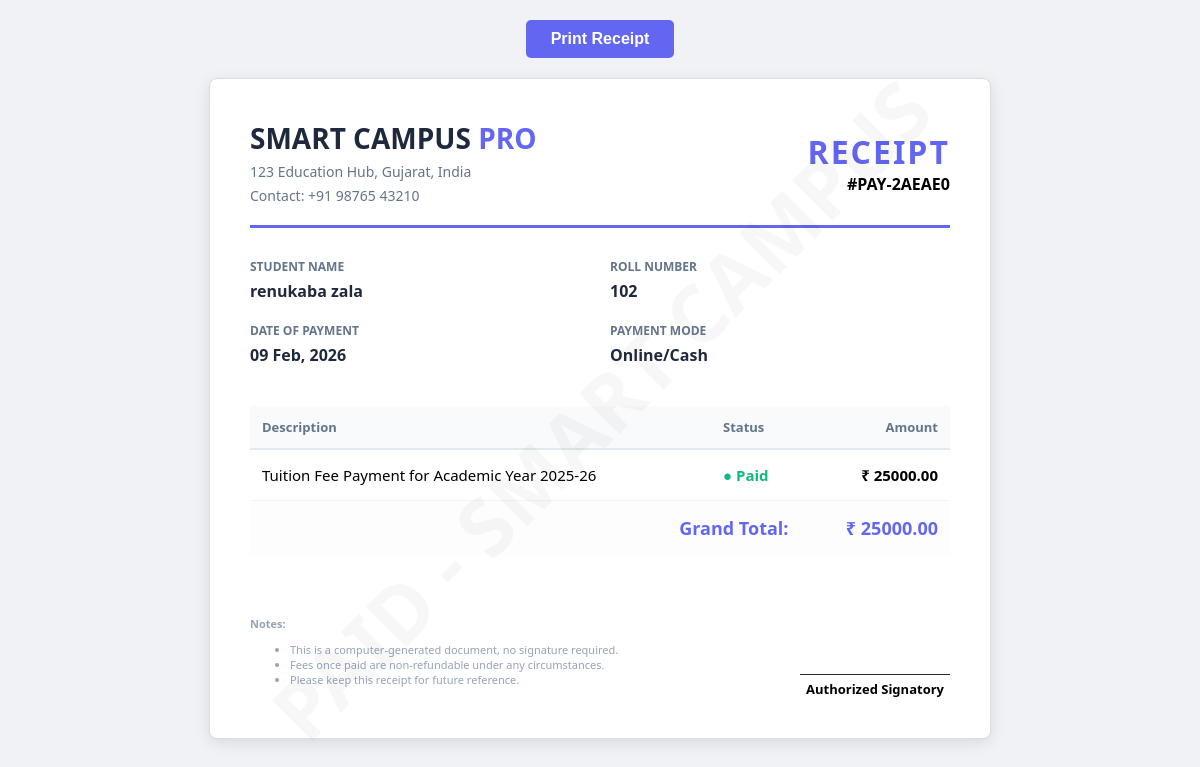
Page /fees/receipt/PAY-2AEAE0/ on the committed database.
### campus/models.py (models this page shows, shortened)
class FeePayment(models.Model):
    FEE_TYPES = [
        ('Tuition', 'Tuition Fee'),
        ('Exam', 'Exam Fee'),
        ('Hostel', 'Hostel Fee'),
        ('Library', 'Library Fee'),
    ]
    student = models.ForeignKey(Student, on_delete=models.CASCADE, related_name='payments')
    receipt_no = models.CharField(max_length=20, unique=True, editable=False)
    amount = models.DecimalField(max_digits=10, decimal_places=2)
    fee_type = models.CharField(max_length=50, choices=FEE_TYPES)
    date_paid = models.DateField(auto_now_add=True)
    status = models.CharField(max_length=20, default='Paid')
    from django.db import models

class Student(models.Model):
    user = models.OneToOneField(
        User,
        on_delete=models.SET_NULL,
        null=True,
        blank=True,
        related_name='student_profile',
    )
    name = models.CharField(max_length=100)
    roll_no = models.CharField(max_length=50, unique=True)
    course = models.CharField(max_length=100, null=True, blank=True)
    email = models.EmailField(blank=True, null=True)
    phone = models.CharField(max_length=20, blank=True, null=True)
    photo = models.ImageField(upload_to='student_photos/', null=True, blank=True)
    qr_code = models.ImageField(upload_to='qr_codes/', blank=True, null=True)

### campus/views.py (the view)
# urls.py: path('fees/receipt/<str:receipt_no>/', views.view_receipt, name='view_receipt'),
def view_receipt(request, receipt_no):
    payment = get_object_or_404(FeePayment, receipt_no=receipt_no)
    context = {
        'payment': payment,
    }
    return render(request, 'receipt_format.html', context)

### campus/templates/receipt_format.html (shortened to what this page needs)
<!DOCTYPE html>
<html lang="en">
<head>
</head>
<body>
    <div class="no-print">
        <button class="btn-print" onclick="window.print()"> Print Receipt</button>
    </div>
    <div class="receipt-card">
        <div class="watermark">PAID - SMART CAMPUS</div>
        <div class="header">
            <div class="logo-area">
                <h2>SMART CAMPUS <span style="color: #6366f1;">PRO</span></h2>
                <p>123 Education Hub, Gujarat, India</p>
                <p>Contact: +91 98765 43210</p>
            </div>
            <div class="receipt-label">
                <h1>RECEIPT</h1>
                <p style="margin:0; font-weight: bold;">#{{ payment.receipt_no }}</p>
            </div>
        </div>
        <div class="details-grid">
            <div class="detail-box">
                <b>Student Name</b>
                <p>{{ payment.student.name }}</p>
            </div>
            <div class="detail-box">
                <b>Roll Number</b>
                <p>{{ payment.student.roll_no }}</p>
            </div>
            <div class="detail-box">
                <b>Date of Payment</b>
                <p>{{ payment.date_paid|date:"d M, Y" }}</p>
            </div>
            <div class="detail-box">
                <b>Payment Mode</b>
                <p>Online/Cash</p>
            </div>
        </div>
        <table class="payment-table">
            <thead>
                <tr>
                    <th>Description</th>
                    <th>Status</th>
                    <th style="text-align: right;">Amount</th>
                </tr>
            </thead>
            <tbody>
                <tr>
                    <td>{{ payment.get_fee_type_display }} Payment for Academic Year 2025-26</td>
                    <td><span style="color: #10b981; font-weight: bold;">● {{ payment.status }}</span></td>
                    <td style="text-align: right; font-weight: bold;">₹ {{ payment.amount }}</td>
                </tr>
                <tr class="total-row">
                    <td colspan="2" style="text-align: right;">Grand Total:</td>
                    <td style="text-align: right;">₹ {{ payment.amount }}</td>
                </tr>
            </tbody>
        </table>
        <div class="footer">
            <div class="terms">
                <p><b>Notes:</b></p>
                <ul>
                    <li>This is a computer-generated document, no signature required.</li>
                    <li>Fees once paid are non-refundable under any circumstances.</li>
                    <li>Please keep this receipt for future reference.</li>
                </ul>
            </div>
            <div class="signature-box">
                <div class="signature-line">Authorized Signatory</div>
            </div>
        </div>
    </div>
</body>
</html>

### campus/templates/receipt_format.html (style rules this page uses)
body { font-family: 'Segoe UI', Tahoma, Geneva, Verdana, sans-serif; background: #f0f2f5; margin: 0; padding: 20px; }
.receipt-card { background: white; width: 700px; margin: 0 auto; padding: 40px; border-radius: 8px; box-shadow: 0 4px 15px rgba(0,0,0,0.1); position: relative; border: 1px solid #ddd; }
.watermark { position: absolute; top: 50%; left: 50%; transform: translate(-50%, -50%) rotate(-45deg); font-size: 80px; color: rgba(0, 0, 0, 0.03); white-space: nowrap; pointer-events: none; z-index: 0; font-weight: bold; }
.header { display: flex; justify-content: space-between; align-items: center; border-bottom: 3px solid #6366f1; padding-bottom: 20px; margin-bottom: 30px; }
.logo-area h2 { margin: 0; color: #1e293b; font-size: 28px; }
.logo-area p { margin: 5px 0 0; color: #64748b; font-size: 14px; }
.receipt-label { text-align: right; }
.receipt-label h1 { margin: 0; color: #6366f1; font-size: 32px; letter-spacing: 2px; }
.details-grid { display: grid; grid-template-columns: 1fr 1fr; gap: 20px; margin-bottom: 40px; position: relative; z-index: 1; }
.detail-box b { color: #64748b; font-size: 12px; text-transform: uppercase; display: block; margin-bottom: 5px; }
.detail-box p { margin: 0; font-size: 16px; font-weight: 600; color: #1e293b; }
.payment-table { width: 100%; border-collapse: collapse; margin-bottom: 30px; }
.payment-table th { background: #f8fafc; text-align: left; padding: 12px; border-bottom: 2px solid #e2e8f0; color: #64748b; font-size: 13px; }
.payment-table td { padding: 15px 12px; border-bottom: 1px solid #f1f5f9; font-size: 15px; }
.total-row { background: #fdfdfd; }
.total-row td { font-size: 18px; font-weight: bold; color: #6366f1; border-bottom: none; }
.footer { margin-top: 50px; display: flex; justify-content: space-between; align-items: flex-end; }
.terms { font-size: 11px; color: #94a3b8; width: 60%; }
.signature-box { text-align: center; width: 150px; }
.signature-line { border-top: 1px solid #1e293b; margin-top: 40px; padding-top: 5px; font-size: 13px; font-weight: bold; }
.no-print { text-align: center; margin-bottom: 20px; }
.btn-print { background: #6366f1; color: white; padding: 10px 25px; border: none; border-radius: 5px; cursor: pointer; font-size: 16px; font-weight: 600; }

### rows in the picture
FeePayment: receipt_no "PAY-2AEAE0", student.name "renukaba zala", student.roll_no "102", date_paid "09 Feb, 2026", fee_type "Tuition Fee", status "Paid", amount "25000.00"
